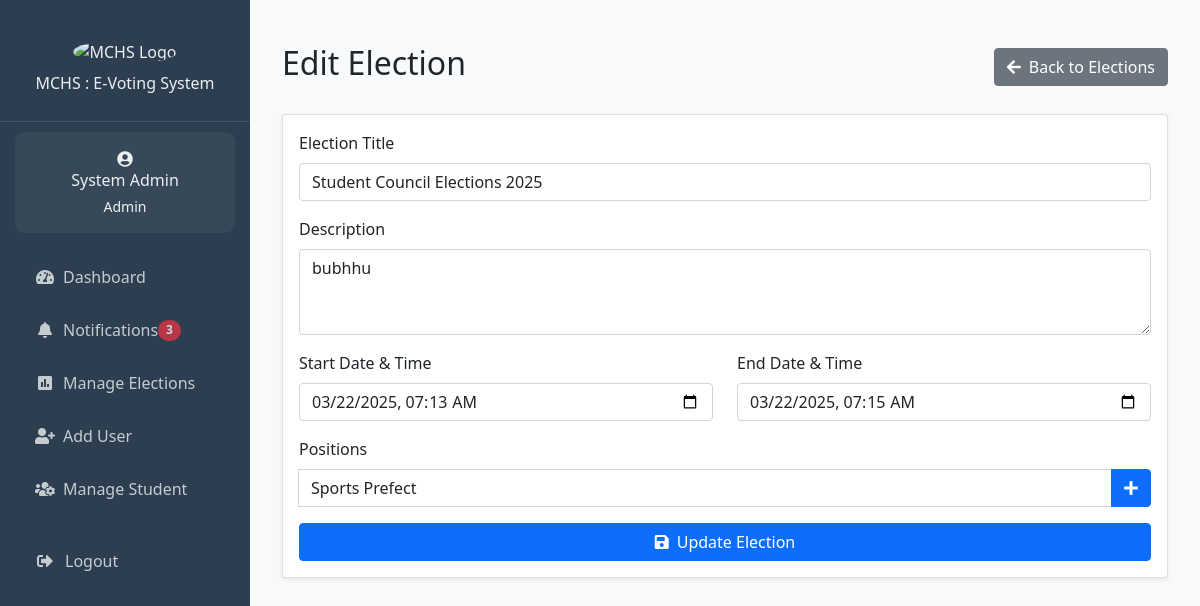
The app's page /admin/edit_election.php?id=35 (signed in) with its own data.
### tables this page shows
CREATE TABLE IF NOT EXISTS `users` (
  `id` int NOT NULL AUTO_INCREMENT,
  `name` varchar(100) NOT NULL,
  `email` varchar(100) NOT NULL,
  `student_number` varchar(20) DEFAULT NULL,
  `branch` varchar(50) DEFAULT NULL,
  `year_of_study` varchar(20) DEFAULT NULL,
  `password_hash` varchar(255) NOT NULL,
  `role` enum('student','admin','candidate') NOT NULL DEFAULT 'student',
  `created_at` timestamp NULL DEFAULT CURRENT_TIMESTAMP,
  `updated_at` timestamp NULL DEFAULT CURRENT_TIMESTAMP ON UPDATE CURRENT_TIMESTAMP,
  PRIMARY KEY (`id`),
  UNIQUE KEY `email` (`email`),
  UNIQUE KEY `student_number` (`student_number`)
);

CREATE TABLE IF NOT EXISTS `elections` (
  `id` int NOT NULL AUTO_INCREMENT,
  `title` varchar(255) NOT NULL,
  `description` text,
  `branch` varchar(50) NOT NULL,
  `start_date` datetime NOT NULL,
  `end_date` datetime NOT NULL,
  `status` enum('upcoming','active','completed') DEFAULT 'upcoming',
  `created_by` int NOT NULL,
  `created_at` timestamp NULL DEFAULT CURRENT_TIMESTAMP,
  `updated_at` timestamp NULL DEFAULT CURRENT_TIMESTAMP ON UPDATE CURRENT_TIMESTAMP,
  `manual_status` tinyint(1) DEFAULT '0',
  PRIMARY KEY (`id`),
  UNIQUE KEY `unique_election` (`title`,`start_date`,`end_date`),
  KEY `created_by` (`created_by`)
);

CREATE TABLE IF NOT EXISTS `election_positions` (
  `id` int NOT NULL AUTO_INCREMENT,
  `election_id` int NOT NULL,
  `position_name` varchar(100) NOT NULL,
  `position_description` text,
  `required_year` int DEFAULT NULL,
  `max_candidates` int DEFAULT '1',
  `created_at` timestamp NULL DEFAULT CURRENT_TIMESTAMP,
  PRIMARY KEY (`id`),
  UNIQUE KEY `unique_position_per_election` (`election_id`,`position_name`),
  KEY `election_id` (`election_id`),
  KEY `idx_election_position` (`election_id`,`position_name`)
);

### includes/notifications.php (called while the page is built, shortened)
<?php
if (!function_exists('get_unread_notifications_count')) {
    function get_unread_notifications_count($conn, $user_id = null) {
        try {
            $sql = "SELECT COUNT(*) FROM notifications WHERE is_read = FALSE";
            $params = [];
            $stmt = $conn->prepare($sql);
            $stmt->execute($params);
            return (int) $stmt->fetchColumn();
        } catch (PDOException $e) {
            error_log("Error getting unread notifications count: " . $e->getMessage());
            return 0;
        }
    }
}

### admin/edit_election.php (the view, shortened to what this page needs)
<?php
require_once '../includes/header.php';
require_once '../includes/notifications.php';
$election_id = filter_input(INPUT_GET, 'id', FILTER_VALIDATE_INT);
try {
    $stmt = $conn->prepare("
        SELECT * FROM elections
        WHERE id = ?
    ");
    $stmt->execute([$election_id]);
    $election = $stmt->fetch(PDO::FETCH_ASSOC);
    $stmt = $conn->prepare("
        SELECT id, position_name
        FROM election_positions
        WHERE election_id = ?
    ");
    $stmt->execute([$election_id]);
    $existing_positions = $stmt->fetchAll(PDO::FETCH_ASSOC);
} catch (Exception $e) {
    $error = "Error loading election: " . $e->getMessage();
}
?>
<div class="container py-4">
    <div class="d-flex justify-content-between align-items-center mb-4">
        <h2>Edit Election</h2>
        <a href="elections.php" class="btn btn-secondary">
            <i class="fas fa-arrow-left me-2"></i>Back to Elections
        </a>
    </div>
    <div class="card shadow-sm">
        <div class="card-body">
            <form method="POST" class="needs-validation" novalidate>
                <div class="mb-3">
                    <label for="title" class="form-label">Election Title</label>
                    <input type="text" class="form-control" id="title" name="title"
                           value="<?php echo htmlspecialchars($election['title']); ?>" required>
                </div>
                <div class="mb-3">
                    <label for="description" class="form-label">Description</label>
                    <textarea class="form-control" id="description" name="description" rows="3" required><?php
                        echo htmlspecialchars($election['description']);
                    ?></textarea>
                </div>
                <div class="row">
                    <div class="col-md-6 mb-3">
                        <label for="start_date" class="form-label">Start Date & Time</label>
                        <input type="datetime-local" class="form-control" id="start_date" name="start_date"
                               value="<?php echo date('Y-m-d\TH:i', strtotime($election['start_date'])); ?>" required>
                    </div>
                    <div class="col-md-6 mb-3">
                        <label for="end_date" class="form-label">End Date & Time</label>
                        <input type="datetime-local" class="form-control" id="end_date" name="end_date"
                               value="<?php echo date('Y-m-d\TH:i', strtotime($election['end_date'])); ?>" required>
                    </div>
                </div>
                <div class="mb-3">
                    <label class="form-label">Positions</label>
                    <div id="positions-container">
                        <?php foreach ($existing_positions as $index => $position): ?>
                            <div class="input-group mb-2">
                                <input type="text" class="form-control" name="positions[]"
                                       value="<?php echo htmlspecialchars($position['position_name']); ?>"
                                       placeholder="Enter position name" required>
                                <?php if ($index === 0): ?>
                                    <button type="button" class="btn btn-primary" onclick="addPosition()">
                                        <i class="fas fa-plus"></i>
                                    </button>
                                <?php else: ?>
                                    <button type="button" class="btn btn-danger" onclick="removePosition(this)">
                                        <i class="fas fa-minus"></i>
                                    </button>
                                <?php endif; ?>
                            </div>
                        <?php endforeach; ?>
                    </div>
                </div>
                <div class="d-grid">
                    <button type="submit" class="btn btn-primary">
                        <i class="fas fa-save me-2"></i>Update Election
                    </button>
                </div>
            </form>
        </div>
    </div>
</div>
<?php require_once '../includes/footer.php'; ?>

### includes/sidebar-content.php (shortened to what this page needs)
<div class="sidebar-header">
  <img src="https://mchs.mw/img/mchs_logo.png" alt="MCHS Logo" class="img-fluid" style="width: 50%;">
  <h6 class="mt-0">MCHS : E-Voting System</h6>
</div>
<?php if (isset($user)): ?>
  <div class="user-info">
    <i class="fas fa-user-circle fa-1x mb-0"></i>
    <h6 class="mb-1"><?php echo htmlspecialchars($user['name']); ?></h6>
    <small><?php echo ucfirst($user['role']); ?></small>
  </div>
  <ul class="nav-menu">
    <?php if ($user['role'] === 'admin'): ?>
      <li class="nav-item">
        <a class="nav-link <?php echo $current_page === 'dashboard.php' ? 'active' : ''; ?>"
           href="/e_voting_system/admin/dashboard.php">
          <i class="fas fa-tachometer-alt me-2"></i>Dashboard
        </a>
      </li>
      <li class="nav-item">
        <a class="nav-link <?php echo $current_page === 'notifications.php' ? 'active' : ''; ?>"
           href="/e_voting_system/admin/notifications.php">
          <i class="fas fa-bell me-2"></i>Notifications
          <?php
          $unread_count = get_unread_notifications_count($conn);
          if ($unread_count > 0):
          ?>
            <span class="badge bg-danger rounded-pill">
              <?php echo $unread_count; ?>
            </span>
          <?php endif; ?>
        </a>
      </li>
      <li class="nav-item">
        <a class="nav-link <?php echo $current_page === 'manage_elections.php' ? 'active' : ''; ?>"
           href="/e_voting_system/admin/manage_elections.php">
          <i class="fas fa-poll me-2"></i>Manage Elections
        </a>
      </li>
      <li class="nav-item">
        <a class="nav-link <?php echo $current_page === 'add_student.php' ? 'active' : ''; ?>"
           href="/e_voting_system/admin/add_student.php">
          <i class="fas fa-user-plus me-2"></i>Add User
        </a>
      </li>
      <li class="nav-item">
        <a class="nav-link <?php echo $current_page === 'manage_students.php' ? 'active' : ''; ?>"
           href="/e_voting_system/admin/manage_students.php">
          <i class="fas fa-users-cog me-2"></i>Manage Student
        </a>
      </li>
    <?php endif; ?>
    <li class="nav-item mt-4">
      <a class="nav-link" href="/e_voting_system/logout.php">
        <i class="fas fa-sign-out-alt"></i>
        <span>Logout</span>
      </a>
    </li>
  </ul>
<?php endif; ?>

### includes/header.php (style rules this page uses)
:root { --primary-color: #2c3e50; --secondary-color: #3498db; --accent-color: #e74c3c; --text-light: #ecf0f1; --success-color: #2ecc71; }
.sidebar-header { padding: 20px; text-align: center; border-bottom: 1px solid rgba(255,255,255,0.1); }
.sidebar-header img { width: 80px; height: 80px; border-radius: 50%; margin-bottom: 10px; }
.user-info { padding: 15px; text-align: center; background: rgba(255,255,255,0.05); margin: 10px 15px; border-radius: 10px; }
.nav-menu { padding: 0; margin: 20px 0; }
.nav-item { list-style: none; margin: 5px 15px; }
.nav-link { color: var(--text-light) !important; padding: 12px 20px; border-radius: 8px; display: flex; align-items: center; transition: all 0.3s ease; text-decoration: none; opacity: 0.8; }
.nav-link i { margin-right: 10px; width: 20px; text-align: center; }

### records on screen
users: name "System Admin", role "Admin"
elections: title "Student Council Elections 2025", description "bubhhu", start_date "03/22/2025 07:13", end_date "03/22/2025 07:15"
election_positions: position_name "Sports Prefect"

### other values on screen
$unread_count "3"
